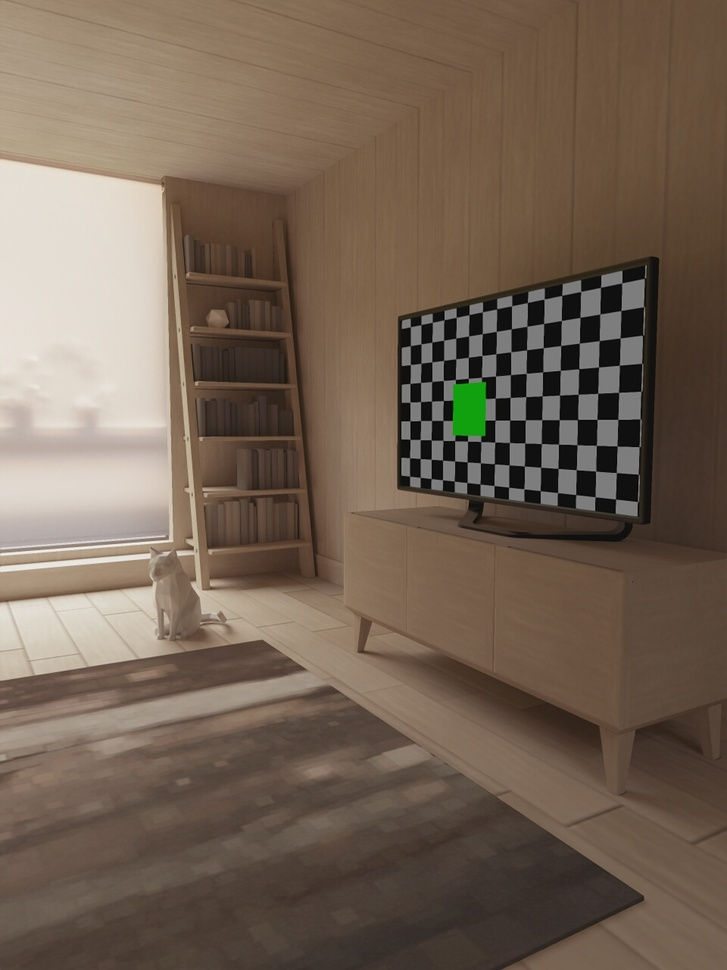
#> input picture 图片仿射变换/test.jpg, 727 x 970 px, shrunk from 960 x 1280 before the run
$ jupyter execute '图片剪切.ipynb'
#> lines starting #> are read from the running program, lines starting #| are printed output that depends on the picture
[cell 1]
import cv2
img = cv2.imread('test.jpg', 1)
#> img is the input picture: shape (970, 727, 3); mean B, G, R 84.3, 99.3, 116.1
dst = img[100:500, 100:300] # [startY：endY, startY:endY]
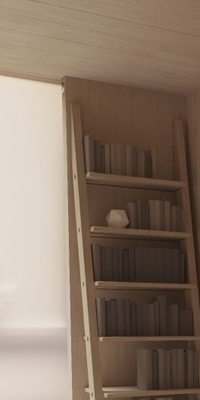
#> dst: shape (400, 200, 3); mean B, G, R 103.1, 118.8, 136.9
cv2.imshow('clip', dst)
cv2.waitKey(0)
